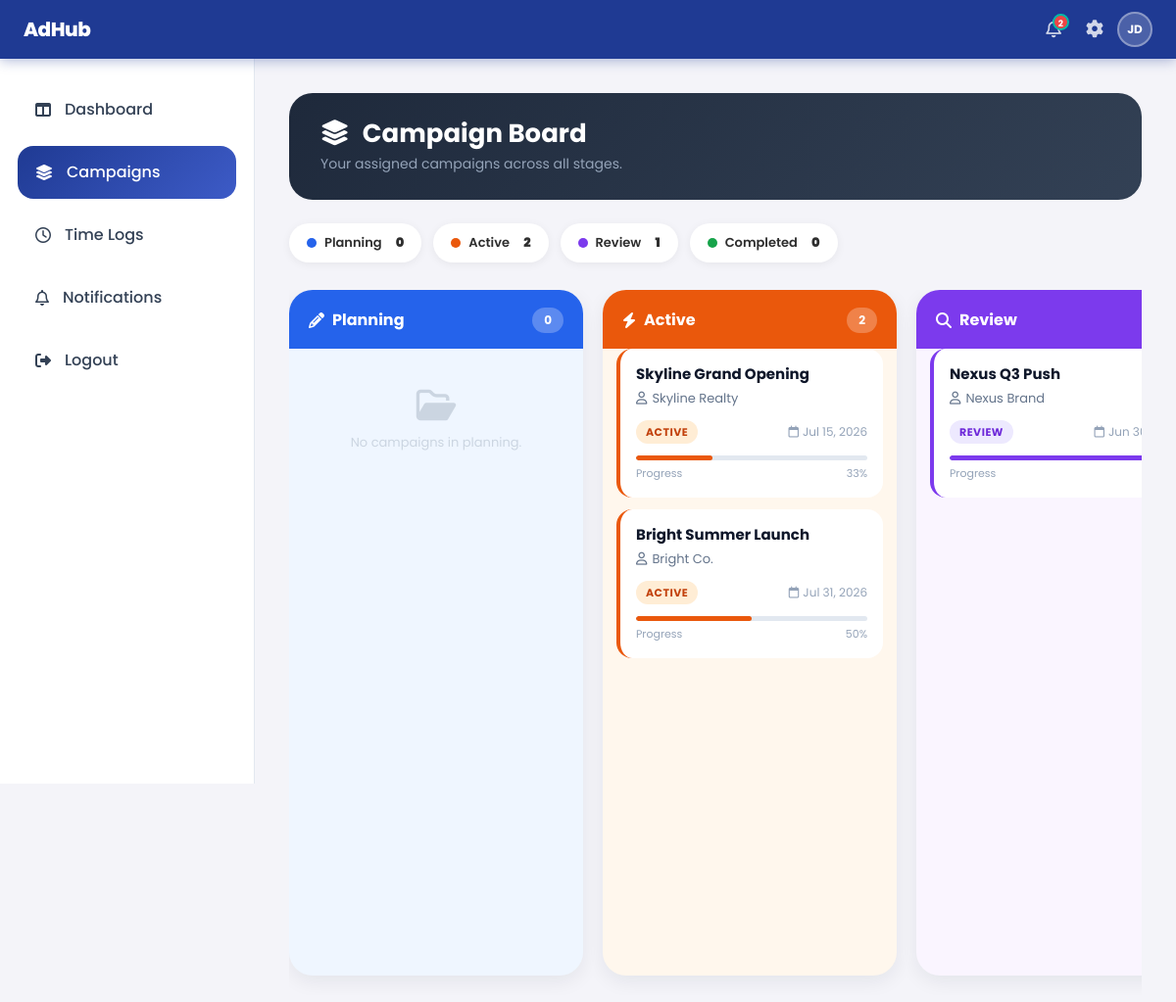
Page /admin/kanban/main_board.php (signed in) on the committed database.
### tables this page shows
CREATE TABLE campaigns (
    campaign_id       INT          AUTO_INCREMENT PRIMARY KEY,
    campaign_name     VARCHAR(100),
    description       TEXT,
    budget            DECIMAL(10,2),
    client_id         INT,
    assigned_staff_id INT,
    start_date        DATE,
    deadline          DATE,
    status            VARCHAR(50),
    FOREIGN KEY (client_id)         REFERENCES users(user_id) ON DELETE CASCADE,
    FOREIGN KEY (assigned_staff_id) REFERENCES users(user_id) ON DELETE SET NULL
);

CREATE TABLE users (
    user_id     INT           AUTO_INCREMENT PRIMARY KEY,
    name        VARCHAR(100),
    email       VARCHAR(100)  UNIQUE,
    password    VARCHAR(255),
    role        ENUM('staff','client'),
    is_admin    BOOLEAN       DEFAULT FALSE,
    hourly_rate DECIMAL(10,2),
    profile_img VARCHAR(255)
);

### admin/kanban/main_board.php (the view, shortened to what this page needs)
<?php
include('../../includes/topbar.php');
$user_id = $_SESSION['user_id'];
$staffCondition = "AND c.assigned_staff_id = '$user_id'";
function getCampaigns($conn, $column, $staffCondition){
    $query = "
        SELECT
            c.*,
            u.name as client_name,
            s.name as staff_name,
            COUNT(DISTINCT m.milestone_id) as total_milestones,
            SUM(
                CASE
                    WHEN m.status = 'approved'
                    THEN 1
                    ELSE 0
                END
            ) as approved_milestones,
            COUNT(DISTINCT a.asset_id) as total_assets
        FROM campaigns c
        LEFT JOIN users u
            ON c.client_id = u.user_id
        LEFT JOIN users s
            ON c.assigned_staff_id = s.user_id
        LEFT JOIN milestones m
            ON c.campaign_id = m.campaign_id
        LEFT JOIN assets a
            ON m.milestone_id = a.milestone_id
        WHERE 1=1
        $staffCondition
        GROUP BY c.campaign_id
        ORDER BY
            CASE
                WHEN c.status = 'completed'
                THEN c.deadline
            END DESC,
            CASE
                WHEN c.status != 'completed'
                THEN c.deadline
            END ASC
    ";
    $result = mysqli_query($conn, $query);
    $campaigns = [];
    foreach($result as $row){
        $status = '';
        $totalMilestones    = (int)$row['total_milestones'];
        $approvedMilestones = (int)$row['approved_milestones'];
        $totalAssets        = (int)$row['total_assets'];
        if($row['status'] == 'completed'){
            $status = 'completed';
        }
        else if(
            $totalMilestones > 0 &&
            $approvedMilestones == $totalMilestones &&
            $totalAssets > 0
        ){
            $status = 'review';
        }
        else if(
            $totalMilestones > 0 ||
            $totalAssets > 0
        ){
            $status = 'active';
        }
        else{
            $status = 'planning';
        }
        if($status == $column){
            $campaigns[] = $row;
        }
    }
    return $campaigns;
}
function getProgress($conn, $campaign_id){
    $q = mysqli_query($conn,"
        SELECT
            COUNT(*) as total,
            SUM(status='approved') as completed
        FROM milestones
        WHERE campaign_id = '$campaign_id'
    ");
    $d = mysqli_fetch_assoc($q);
    $total = $d['total'] ?: 1;
    $done  = $d['completed'] ?: 0;
    return round(($done / $total) * 100);
}
$planning  = getCampaigns($conn, 'planning',  $staffCondition);
$active    = getCampaigns($conn, 'active',    $staffCondition);
$review    = getCampaigns($conn, 'review',    $staffCondition);
$completed = getCampaigns($conn, 'completed', $staffCondition);
?>
<!DOCTYPE html>
<html lang="en">
<head>
<link href="https://cdn.jsdelivr.net/npm/bootstrap@5.3.3/dist/css/bootstrap.min.css" rel="stylesheet">
<link rel="stylesheet" href="https://cdnjs.cloudflare.com/ajax/libs/font-awesome/6.5.1/css/all.min.css"/>
<link rel="stylesheet" href="/AdHub_V2/assets/css/style.css">
<link rel="stylesheet" href="/AdHub_V2/assets/css/dashboard.css">
</head>
<body>
<div class="sidebar">
    <div class="sidebar-menu">
        <a href="../dashboard/dashboard.php">
            <i class="fa-solid fa-table-columns"></i>
            Dashboard
        </a>
        <a href="main_board.php" class="active">
            <i class="fa-solid fa-layer-group"></i>
            Campaigns
        </a>
        <a href="../timelogs/time_logs.php">
            <i class="fa-regular fa-clock"></i>
            Time Logs
        </a>
        <a href="../notifications/notifications.php">
            <i class="fa-regular fa-bell"></i>
            Notifications
        </a>
        <a href="../../auth/logout.php">
            <i class="fa-solid fa-right-from-bracket"></i>
            Logout
        </a>
    </div>
</div>
<div class="main-content">
    <div class="page-banner">
        <div>
            <h1>
                <i class="fa-solid fa-layer-group me-2"></i>
                Campaign Board
            </h1>
            <p>Your assigned campaigns across all stages.</p>
        </div>
    </div>
    <div class="summary-bar">
        <div class="summary-pill">
            <div class="dot" style="background:#2563eb;"></div>
            Planning &nbsp;<strong><?= count($planning); ?></strong>
        </div>
        <div class="summary-pill">
            <div class="dot" style="background:#ea580c;"></div>
            Active &nbsp;<strong><?= count($active); ?></strong>
        </div>
        <div class="summary-pill">
            <div class="dot" style="background:#7c3aed;"></div>
            Review &nbsp;<strong><?= count($review); ?></strong>
        </div>
        <div class="summary-pill">
            <div class="dot" style="background:#16a34a;"></div>
            Completed &nbsp;<strong><?= count($completed); ?></strong>
        </div>
    </div>
    <div class="board-wrapper">
    <div class="kanban-board">
        <?php
        function renderColumn($conn, $result, $label, $icon, $colClass, $emptyMsg){
            $count = count($result);
            echo "
            <div class='board-column $colClass'>
                <div class='column-header'>
                    <h3><i class='fa-solid $icon'></i> $label</h3>
                    <span class='task-count'>$count</span>
                </div>
                <div class='column-body'>
            ";
            if($count == 0){
                echo "
                <div class='empty-col'>
                    <i class='fa-regular fa-folder-open'></i>
                    <p>$emptyMsg</p>
                </div>
                ";
            }
            foreach($result as $row){
                global $conn;
                $campaign_id = $row['campaign_id'];
                $progress    = getProgress($conn, $campaign_id);
                $deadlineTs   = strtotime($row['deadline']);
                $daysLeft     = ceil(($deadlineTs - time()) / 86400);
                $urgentClass  = ($daysLeft <= 3 && $label != 'Completed') ? 'urgent' : '';
                $deadlineText = date('M d, Y', $deadlineTs);
                $client = htmlspecialchars($row['client_name'] ?? 'No Client');
                $name   = htmlspecialchars($row['campaign_name']);
                $url    = "../campaigns/campaign_details.php?id=$campaign_id";
                echo "
                <a class='task-link' href='$url'>
                    <div class='task-card'>
                        <div class='task-title'>$name</div>
                        <div class='client-label'>
                            <i class='fa-regular fa-user'></i>
                            $client
                        </div>
                        <div class='task-meta'>
                            <span class='status-pill'>$label</span>
                            <span class='deadline-label $urgentClass'>
                                <i class='fa-regular fa-calendar'></i>
                                $deadlineText
                            </span>
                        </div>
                        <div class='progress'>
                            <div class='progress-bar' style='width:{$progress}%'></div>
                        </div>
                        <div class='progress-label'>
                            <span>Progress</span>
                            <span>{$progress}%</span>
                        </div>
                    </div>
                </a>
                ";
            }
            echo "</div></div>";
        }
        renderColumn($conn, $planning,  'Planning',  'fa-pencil',      'col-planning',  'No campaigns in planning.');
        renderColumn($conn, $active,    'Active',    'fa-bolt',        'col-active',    'No active campaigns.');
        renderColumn($conn, $review,    'Review',    'fa-magnifying-glass', 'col-review', 'No campaigns under review.');
        ?>
    </div>
    </div>
</div>
</body>
</html>

### assets/css/style.css (style rules this page uses)
* { margin: 0; padding: 0; }
:root { --primary:#1F3A93; --accent:#00B8A9; --bg:#F4F4F9; --text:#2E2E2E; }
body { font-family:'Poppins', sans-serif; background:var(--bg); color:var(--text); }

### assets/css/dashboard.css (style rules this page uses)
:root { --primary:#1F3A93; --primary-light:#3d5bc7; --accent:#00B8A9; --accent-dark:#009688; --bg:#F4F4F9; --text:#2E2E2E; --muted:#64748b; --card:#ffffff; --border:#e2e8f0; --topbar-h: 60px; }
* { margin:0; padding:0; box-sizing:border-box; }
body { font-family:'Poppins', sans-serif; background:var(--bg); color:var(--text); }
.sidebar { position:fixed; top: var(--topbar-h); left:0; width:260px; height: calc(100vh - var(--topbar-h)); background:white; border-right:1px solid var(--border); padding:25px 18px; overflow-y:auto; }
.sidebar-menu { display:flex; flex-direction:column; gap:10px; }
.sidebar-menu a { display:flex; align-items:center; gap:14px; padding:15px 18px; border-radius:16px; text-decoration:none; color:#334155; font-weight:500; transition:0.3s; }
.sidebar-menu a.active { background:linear-gradient( 135deg, var(--primary), var(--primary-light) ); color:white; }
.main-content { margin-left: 260px; padding: 35px 35px 35px; min-height: 100vh; }
.progress { height:12px; border-radius:50px; background:#e2e8f0; }
.progress-bar { background: linear-gradient( 90deg, var(--primary), var(--accent) ); }
.task-link { text-decoration:none; color:inherit; }

### includes/topbar.php (style rules this page uses)
*, *::before, *::after { box-sizing: border-box; }
:root { --tb-h: 60px; --accent: #1F3A93; --accent-dark: #162d7a; --accent-lite: #e8ecf8; --accent-mid: #c5cef0; --white: #ffffff; --text-1: #111827; --text-2: #4b5563; --text-3: #9ca3af; --border: #e5e7eb; --surface: #f9fafb; --danger: #dc2626; --danger-bg: #fef2f2; --danger-bd: #fecaca; --r: 10px; --r-lg: 14px; --drop-notif: 320px; --drop-set: 290px; --shadow: 0 8px 30px rgba(0,0,0,.12), 0 2px 8px rgba(0,0,0,.06); }

### rows in the picture
campaigns: campaign_name "Skyline Grand Opening", client.name "Skyline Realty", label "ACTIVE", deadline "Jul 15, 2026", progress "33"
campaigns: campaign_name "Bright Summer Launch", client.name "Bright Co.", label "ACTIVE", deadline "Jul 31, 2026", progress "50"
campaigns: campaign_name "Nexus Q3 Push", client.name "Nexus Brand", label "REVIEW", deadline "Jun…", $progress 100 (drawn)

### other values in the picture
$unread_count "2"
$initials "JD"
count($planning) "0"
count($active) "2"
count($review) "1"
count($completed) "0"
$label "Planning Active Review"
$count "0 2"
$emptyMsg "No campaigns in planning."
